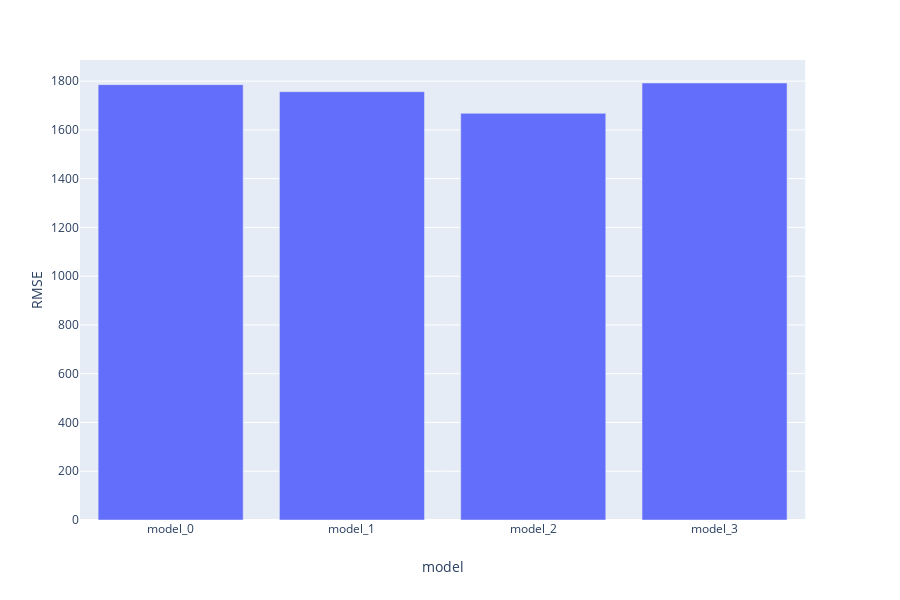

Notebook code for this chart:
### Code cell
fig = px.bar(data, x='model', y='RMSE')
fig.show()

### Figure 1 — Plotly figure (JSON) as saved in the notebook; plotly's stock layout.template omitted (floating-point values rounded to 4 significant figures)
{"data": [{"alignmentgroup": "True", "hoverlabel": {"namelength": 0}, "hovertemplate": "model=%{x}<br>RMSE=%{y}", "legendgroup": "", "marker": {"color": "#636efa"}, "name": "", "offsetgroup": "", "orientation": "v", "showlegend": false, "textposition": "auto", "type": "bar", "x": ["model_0", "model_1", "model_2", "model_3"], "xaxis": "x", "y": [1786.0, 1757.0, 1668.0, 1792.0], "yaxis": "y"}], "layout": {"barmode": "relative", "height": 600, "legend": {"tracegroupgap": 0}, "margin": {"t": 60}, "xaxis": {"anchor": "y", "domain": [0, 0.98], "title": {"text": "model"}}, "yaxis": {"anchor": "x", "domain": [0, 1], "title": {"text": "RMSE"}}}}
